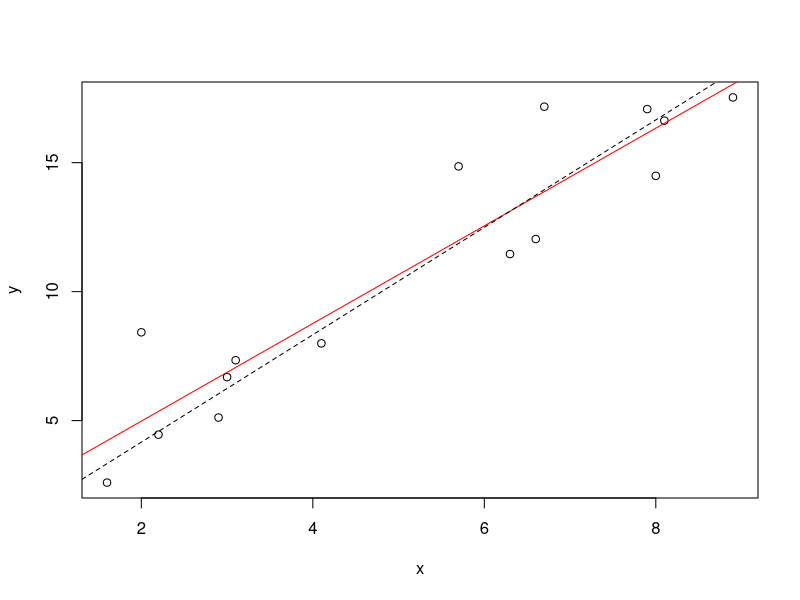

The R source for this figure:
png(file="solution.png")
    # use the following code as a base:
    set.seed(5)         ## for reproducible simulations 
    beta0.true <- 1     ## true parameters, intercept
    beta1.true <- 2     ## and slope
    ## observed x values:
    x <- c(2.9, 6.7, 8.0, 3.1, 2.0, 4.1, 2.2, 8.9,
            8.1, 7.9, 5.7, 1.6, 6.6, 3.0, 6.3) 
    ## simulation of y values:
    y <- beta0.true + beta1.true * x + rnorm(length(x), mean = 0, sd = 2)
    
    data <- data.frame(x = x, y = y)
    
    # start here to calculate your solution for the problem:
    mod <- lm(y ~ x, data = data) # Basic LM
    mod2 <- lm(y ~ x + 0, data = data) # b_0 = 0 LM
    par(mfrow = c(1, 1))
    plot(data)
    abline( mod , col = "red") # fit with intercept
    abline( mod2, lty = 2) # fit without intercept
dev.off()